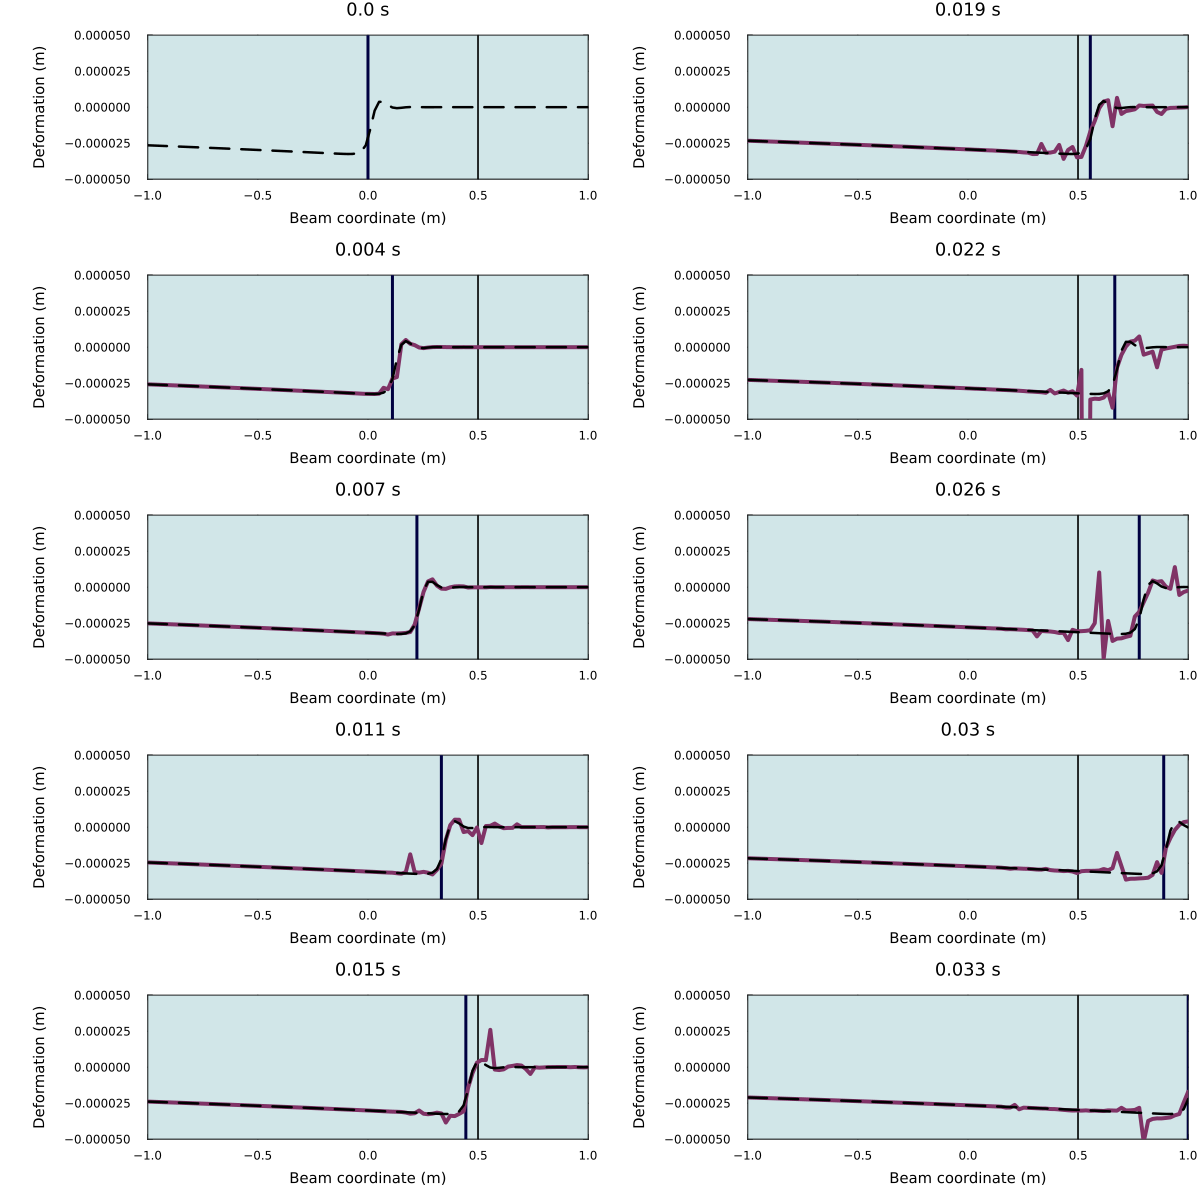

Write the Julia code that produced this figure.
using WAV #To play a sound when computation finished
using Plots
using JLD

println(pwd())

DataPath = ""
functionFolder = "Arbitrary Transition Zones"

include(joinpath(functionFolder, "Functions - Inversion schemes.jl"))
include(joinpath(functionFolder, "Functions - MPF_ArbitraryTZs.jl"))
include(joinpath(functionFolder, "Graphing - MPF_ArbitraryTZs.jl"))

#||||||||||||||||||||||/
#MARK: Colours
#||||||||||||||||||||||\

solidLine = RGB(0.5,0.2,0.4)
#solidLine = RGB(1,0,0.4)
#solidLine = RGB(0.8,0.4,1)
#solidLine = RGB(0.9,0.2,0.2)

brokenLine = RGB(0.84901960784313725, 0.8274509803921569, 0.2549019607843137)
brokenLine = RGB(0,0,0)


transitionZoneLine = RGB(0,0,0)
pointForceLine = RGB(0,0,0.25)

background_light = RGB(0.82,0.9,0.91)
background_dark = RGB(0.65,0.75,0.75)

colours = [solidLine,
brokenLine,
transitionZoneLine,
pointForceLine,
background_light,
background_dark]




#||||||||||||||||||||||/
#MARK: Flags
#||||||||||||||||||||||\

#Perform fresh calculations or load from old?
LoadFlag = false
#Save calculations from file?
SaveFlag = false


#||||||||||||||||||||||/
#MARK: Constants
#||||||||||||||||||||||\



#||--Model constants--||#

const EI = 2.3*10^3 #Beam stiffness
const m = 48 #Mass per unit length of beam
const P = -10^4 #Force conveyed by point load

const xp = 0 #Starting position of point force


#||--Space time setups--||#

#--> Short track

const v_short = 1

const xLeft_short = -1
const xRight_short = 1
const xNum_short = 100
const xVals_short = LinRange(xLeft_short,xRight_short,xNum_short)

const tMin_short = 0
const tMax_short = 1
const tNum_short = 100
const tVals_short = LinRange(tMin_short,tMax_short,tNum_short)
const tVals10_short = LinRange(tMin_short,tMax_short,10)


#--> 90m track
const v_90m = 30

const xLeft_90m = -10
const xRight_90m = 90
const xNum_90m = 100
const xVals_90m = LinRange(xLeft_90m,xRight_90m,xNum_90m)

const tMin_90m = 0
const tMax_90m = 3
const tNum_90m = 100
const tVals_90m = LinRange(tMin_90m,tMax_90m,tNum_90m)
const tVals10_90m = LinRange(tMin_90m,tMax_90m,10)

#--> High speed short track

const v_fast = 30

const xLeft_fast = -1
const xRight_fast = 1
const xNum_fast = 100
const xVals_fast = LinRange(xLeft_fast,xRight_fast,xNum_fast)

const tMin_fast = 0
const tMax_fast = 1/30
const tNum_fast = 100
const tVals_fast = LinRange(tMin_fast,tMax_fast,tNum_fast)
const tVals10_fast = LinRange(tMin_fast,tMax_fast,10)


#MARK: Functions

function CalculateAccelerations(deformations, tVals)
  Δt = tVals[2]-tVals[1]
  central = (y1,y2,y3) -> (y1 -2*y2  + y3)/Δt^2
  forward = (y1,y2,y3,y4) -> (2*y1 - 5*y2 +4*y3 - y4)/Δt^2
  backward = (y1,y2,y3,y4) -> (-y1 + 4*y2 - 5*y3 +2*y4)/Δt^2
  accelerations = zeros(size(deformations))
  for xi in eachindex(deformations[1,:])
    accelerations[1,xi] = forward(deformations[1,xi], deformations[2,xi], deformations[3,xi], deformations[4,xi])
    for ti in 2:length(tVals)-1
      accelerations[ti,xi] = central(deformations[ti-1,xi], deformations[ti,xi], deformations[ti+1,xi])
    end
    accelerations[end,xi] = backward(deformations[end-3,xi], deformations[end-2,xi],deformations[end-1,xi],deformations[end,xi])
  end
  return accelerations
end





#||||||||||||||||||||||/
#||||--Travelling wave
#||||||||||||||||||||||\

k = 6.9*10^7
C = 10^7






#MARK:||COMPARISON||







##
#||--#MARK: Demonstration of the match and shape
graphName = "Test"

leftTZ = TransitionZone(0.5, k, k, C, C)
xtz_list = [leftTZ]

parameters = [EI, m, xp, xtz_list, P, v_fast]
M = 20
setprecision(BigFloat,  3*M)

inversionMethod = (xVals, tVals,LaplaceSpaceFunction, parameters) -> GWRImplementation(xVals,tVals,LaplaceSpaceFunction, parameters, M)

if !LoadFlag
  deformations = @time CalcDynamicDeformation(xVals_fast, tVals10_fast, parameters, inversionMethod)
  if SaveFlag
    save(DataPath*"/"*graphName*".jld", "deformations", deformations)
  end
else
  deformations = load(DataPath*"/"*graphName*".jld")["deformations"]
end


SteadyDeformation1 = SteadyStateTravellingSolution(xVals_fast,tVals10_fast,parameters, k, C)
SteadyStateDeformations = [SteadyDeformation1]

#BUG
gr()
Graph10Times(deformations,xVals_fast,tVals10_fast,parameters,SteadyStateDeformations, [-0.00005, 0.00005], colours, "", graphName)
